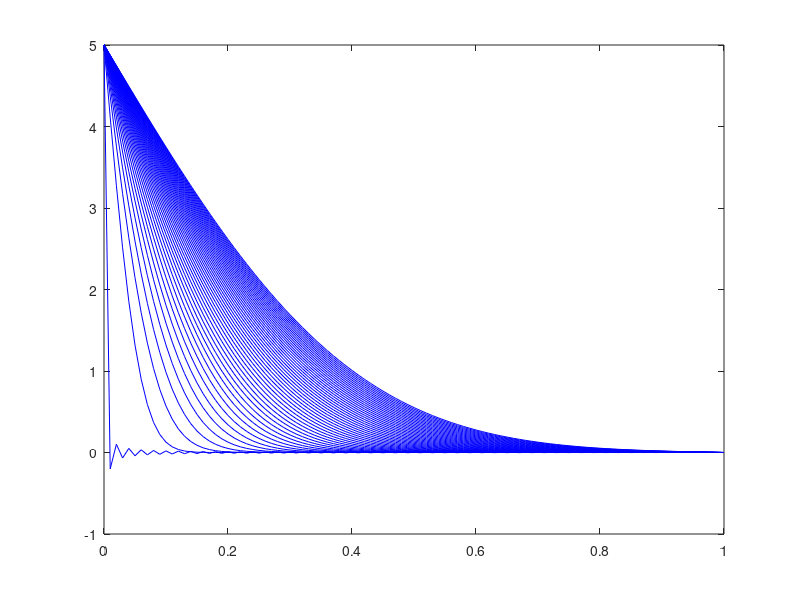

The MATLAB source for this figure:
clear all;
A=5;
B=0;
D=.1;
L=1;
tfinal=4;
Nmax=500;
dx=.01;
dt=.01;
x=0:dx:L;
t=0:dt:tfinal;
n=1:1:Nmax;
[X,T,N]=ndgrid(x,t,n);
[x2,t2]=ndgrid(x,t);
sum_n=-sum(2*(A+B*cos(pi*N))./(pi*N).*exp(-(N*pi/L).^2*D.*T).*sin(N*pi/L.*X),3)+x2/L.*(B-A)+A;
%test=exp(-(n*pi/L).^2*D.*t);%.*
plot(x,sum_n(:,1:50),'b')
sum_n(100,2)
